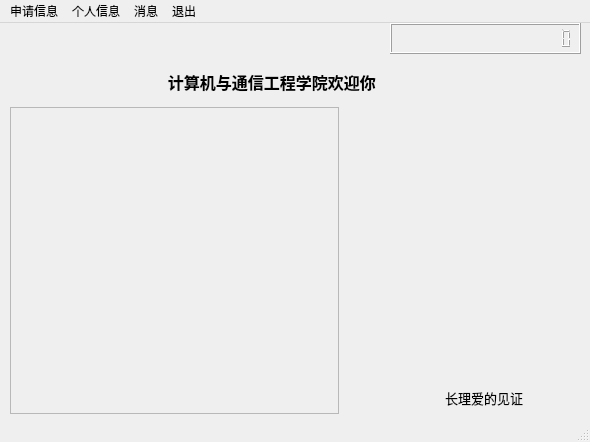
<?xml version="1.0" encoding="UTF-8"?>
<ui version="4.0">
 <class>StudentMain</class>
 <widget class="QMainWindow" name="StudentMain">
  <property name="geometry">
   <rect>
    <x>0</x>
    <y>0</y>
    <width>590</width>
    <height>442</height>
   </rect>
  </property>
  <property name="minimumSize">
   <size>
    <width>590</width>
    <height>442</height>
   </size>
  </property>
  <property name="maximumSize">
   <size>
    <width>590</width>
    <height>442</height>
   </size>
  </property>
  <property name="windowTitle">
   <string>MainWindow</string>
  </property>
  <widget class="QWidget" name="centralwidget">
   <widget class="QLCDNumber" name="lcdNumber">
    <property name="geometry">
     <rect>
      <x>390</x>
      <y>0</y>
      <width>191</width>
      <height>31</height>
     </rect>
    </property>
    <property name="digitCount">
     <number>19</number>
    </property>
   </widget>
   <widget class="QWidget" name="layoutWidget">
    <property name="geometry">
     <rect>
      <x>10</x>
      <y>40</y>
      <width>571</width>
      <height>351</height>
     </rect>
    </property>
    <layout class="QVBoxLayout" name="verticalLayout_2" stretch="1,8">
     <item>
      <widget class="QLabel" name="label">
       <property name="font">
        <font>
         <family>微软雅黑</family>
         <pointsize>12</pointsize>
         <weight>75</weight>
         <bold>true</bold>
        </font>
       </property>
       <property name="text">
        <string>                                      计算机与通信工程学院欢迎你</string>
       </property>
      </widget>
     </item>
     <item>
      <layout class="QHBoxLayout" name="horizontalLayout" stretch="3,2">
       <item>
        <layout class="QVBoxLayout" name="verticalLayout">
         <property name="leftMargin">
          <number>0</number>
         </property>
         <property name="rightMargin">
          <number>10</number>
         </property>
         <item>
          <widget class="QTextEdit" name="textEdit">
           <property name="enabled">
            <bool>false</bool>
           </property>
           <property name="minimumSize">
            <size>
             <width>300</width>
             <height>0</height>
            </size>
           </property>
          </widget>
         </item>
        </layout>
       </item>
       <item>
        <widget class="QStackedWidget" name="stackedWidget">
         <property name="currentIndex">
          <number>1</number>
         </property>
         <widget class="QWidget" name="page">
          <widget class="QLabel" name="label_3">
           <property name="geometry">
            <rect>
             <x>80</x>
             <y>280</y>
             <width>91</width>
             <height>20</height>
            </rect>
           </property>
           <property name="font">
            <font>
             <family>微软雅黑</family>
             <pointsize>10</pointsize>
            </font>
           </property>
           <property name="text">
            <string>图书馆&amp;云影湖</string>
           </property>
          </widget>
          <widget class="QLabel" name="Second">
           <property name="geometry">
            <rect>
             <x>0</x>
             <y>0</y>
             <width>221</width>
             <height>281</height>
            </rect>
           </property>
           <property name="text">
            <string/>
           </property>
          </widget>
         </widget>
         <widget class="QWidget" name="page_3">
          <widget class="QLabel" name="label_4">
           <property name="geometry">
            <rect>
             <x>90</x>
             <y>280</y>
             <width>81</width>
             <height>21</height>
            </rect>
           </property>
           <property name="font">
            <font>
             <family>微软雅黑</family>
             <pointsize>10</pointsize>
            </font>
           </property>
           <property name="text">
            <string>长理爱的见证</string>
           </property>
          </widget>
          <widget class="QLabel" name="Thred">
           <property name="geometry">
            <rect>
             <x>0</x>
             <y>0</y>
             <width>221</width>
             <height>281</height>
            </rect>
           </property>
           <property name="text">
            <string/>
           </property>
          </widget>
         </widget>
         <widget class="QWidget" name="page_2">
          <widget class="QLabel" name="label_2">
           <property name="geometry">
            <rect>
             <x>90</x>
             <y>280</y>
             <width>81</width>
             <height>21</height>
            </rect>
           </property>
           <property name="font">
            <font>
             <family>微软雅黑</family>
             <pointsize>10</pointsize>
            </font>
           </property>
           <property name="text">
            <string>长沙理工大学</string>
           </property>
          </widget>
          <widget class="QLabel" name="First">
           <property name="geometry">
            <rect>
             <x>0</x>
             <y>0</y>
             <width>221</width>
             <height>281</height>
            </rect>
           </property>
           <property name="text">
            <string/>
           </property>
          </widget>
         </widget>
        </widget>
       </item>
      </layout>
     </item>
    </layout>
   </widget>
  </widget>
  <widget class="QMenuBar" name="menubar">
   <property name="geometry">
    <rect>
     <x>0</x>
     <y>0</y>
     <width>590</width>
     <height>23</height>
    </rect>
   </property>
   <widget class="QMenu" name="menu">
    <property name="title">
     <string>申请信息</string>
    </property>
    <addaction name="separator"/>
    <addaction name="action"/>
    <addaction name="separator"/>
    <addaction name="action_5"/>
    <addaction name="separator"/>
    <addaction name="action_4"/>
    <addaction name="separator"/>
   </widget>
   <widget class="QMenu" name="menu_2">
    <property name="title">
     <string>个人信息</string>
    </property>
    <addaction name="separator"/>
    <addaction name="action_2"/>
    <addaction name="separator"/>
    <addaction name="action_3"/>
    <addaction name="separator"/>
   </widget>
   <widget class="QMenu" name="menu_3">
    <property name="title">
     <string>退出</string>
    </property>
    <addaction name="separator"/>
    <addaction name="action_14"/>
    <addaction name="separator"/>
   </widget>
   <widget class="QMenu" name="menu_4">
    <property name="title">
     <string>消息</string>
    </property>
    <addaction name="separator"/>
    <addaction name="action_17"/>
    <addaction name="separator"/>
    <addaction name="action_19"/>
    <addaction name="separator"/>
   </widget>
   <addaction name="menu"/>
   <addaction name="menu_2"/>
   <addaction name="menu_4"/>
   <addaction name="menu_3"/>
  </widget>
  <widget class="QStatusBar" name="statusbar"/>
  <action name="action">
   <property name="text">
    <string>申请奖学金</string>
   </property>
   <property name="shortcut">
    <string>Ctrl+N</string>
   </property>
  </action>
  <action name="action_5">
   <property name="text">
    <string>申请记录</string>
   </property>
   <property name="shortcut">
    <string>Ctrl+R</string>
   </property>
  </action>
  <action name="action_14">
   <property name="text">
    <string>退出</string>
   </property>
   <property name="shortcut">
    <string>Ctrl+O</string>
   </property>
  </action>
  <action name="action_17">
   <property name="text">
    <string>联系管理员</string>
   </property>
   <property name="shortcut">
    <string>Ctrl+C</string>
   </property>
  </action>
  <action name="action_19">
   <property name="text">
    <string>关于系统</string>
   </property>
   <property name="shortcut">
    <string>Ctrl+S</string>
   </property>
  </action>
  <action name="action_2">
   <property name="text">
    <string>个人信息</string>
   </property>
   <property name="shortcut">
    <string>Ctrl+M</string>
   </property>
  </action>
  <action name="action_3">
   <property name="text">
    <string>智育成绩</string>
   </property>
   <property name="shortcut">
    <string>Ctrl+G</string>
   </property>
  </action>
  <action name="action_4">
   <property name="text">
    <string>奖学金详情</string>
   </property>
   <property name="shortcut">
    <string>Ctrl+A</string>
   </property>
  </action>
 </widget>
 <resources/>
 <connections/>
</ui>
